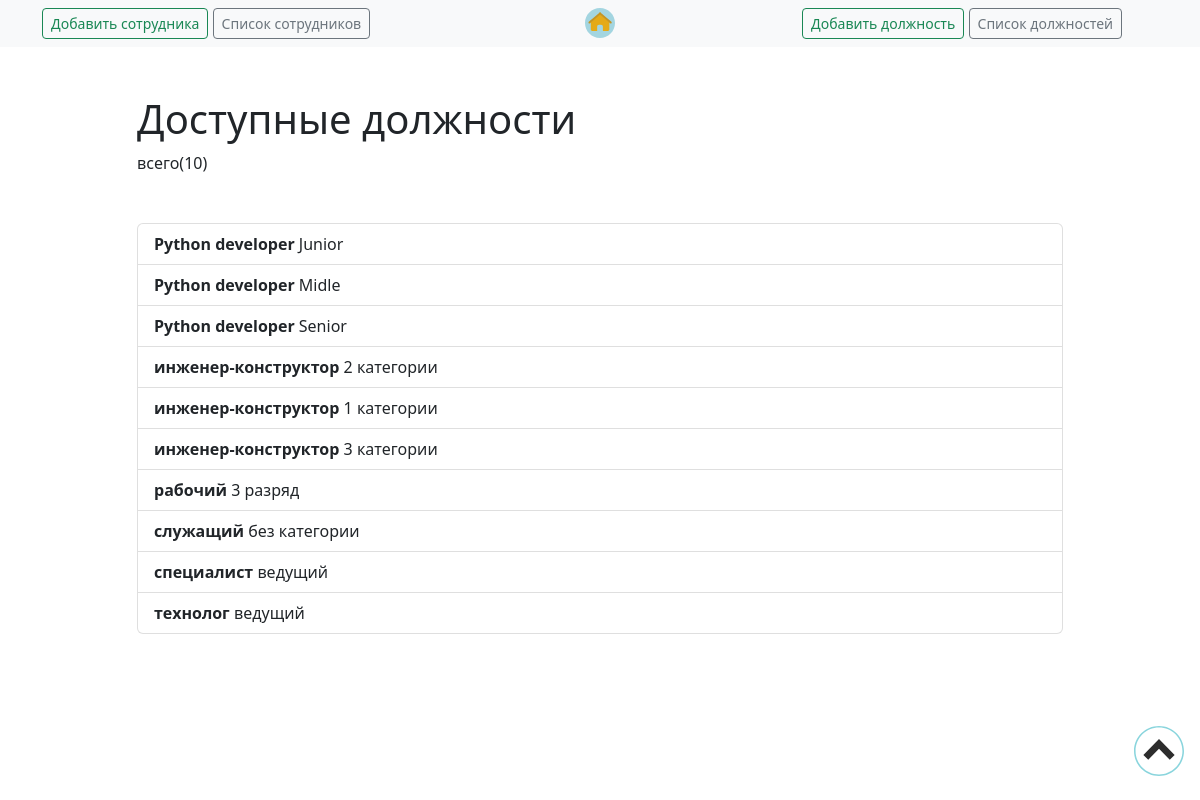
/currentjob/, run on the app's committed database.
### job/models.py (models this page shows, shortened)
class Job(models.Model):
    job_title = models.CharField(max_length=100)  # в заголовках небольше 100символов
    job_category = models.CharField(max_length=100)
    created = models.DateTimeField(auto_now=True)  # отображается не только дата, но и время

### job/views.py (the view)
# urls.py: path('currentjob/', views.currentjob, name='current_job'),  # отображение всех созданых должностей
def currentjob(request):
    currentjobs = Job.objects.all().order_by('job_title')
    return render(request, 'job/current_job.html', {'currentjobs': currentjobs})

### job/templates/job/current_job.html
{% extends 'job/base.html' %}
{% load static %}
{% block content %}
    <div class="row justify-content-center mt-5">
        <div class="col-md-10">
            {% if currentjobs %}
                <h1>Доступные должности</h1>
                всего({{ currentjobs.count }})
            {% else %}
                           <h1>Доступные должности</h1>
            {% endif %}
        </div>
    </div>
    <div class="row justify-content-center mt-5">
        <div class="col-md-10">
        {% if currentjobs %}
            <div class="list-group">
                {% for currentjob in currentjobs %}
                    <a href="{% url 'viewjob' currentjob.id %}"
                       class="list-group-item list-group-item-action">
                        <b>{{ currentjob.job_title }}</b>
                        {{ currentjob.job_category }}
                    </a>
                {% endfor %}
            </div>
        {% else %}
            <div class="text-center">
                <h2>Похоже, у Вас нет должностей!</h2>
            <br>
            <a role="button" class="btn btn-primary" href="{% url 'create_jobtitle' %}">Новая должность</a>
            </div>
        {% endif %}
        </div>
    </div>
    <br>
    <br>
<div class = "fixed-bottom" style="margin-right: 16px; margin-bottom: 24px;">
    <div class= "d-flex justify-content-end">
        <a href = "#start"> <img src = "{% static 'employees/up-arrow-svgrepo-com.svg' %}" title="вверх" width="50" height="50"> </a>
    </div>
</div>
{% endblock %}

### data on the page
Job: job_title "Python developer", job_category "Junior"
Job: job_title "Python developer", job_category "Midle"
Job: job_title "Python developer", job_category "Senior"
Job: job_title "инженер-конструктор", job_category "2 категории"
Job: job_title "инженер-конструктор", job_category "1 категории"
Job: job_title "инженер-конструктор", job_category "3 категории"
Job: job_title "рабочий", job_category "3 разряд"
Job: job_title "служащий", job_category "без категории"
Job: job_title "специалист", job_category "ведущий"
Job: job_title "технолог", job_category "ведущий"

### other printed values
{{ currentjobs.count }} "10"
